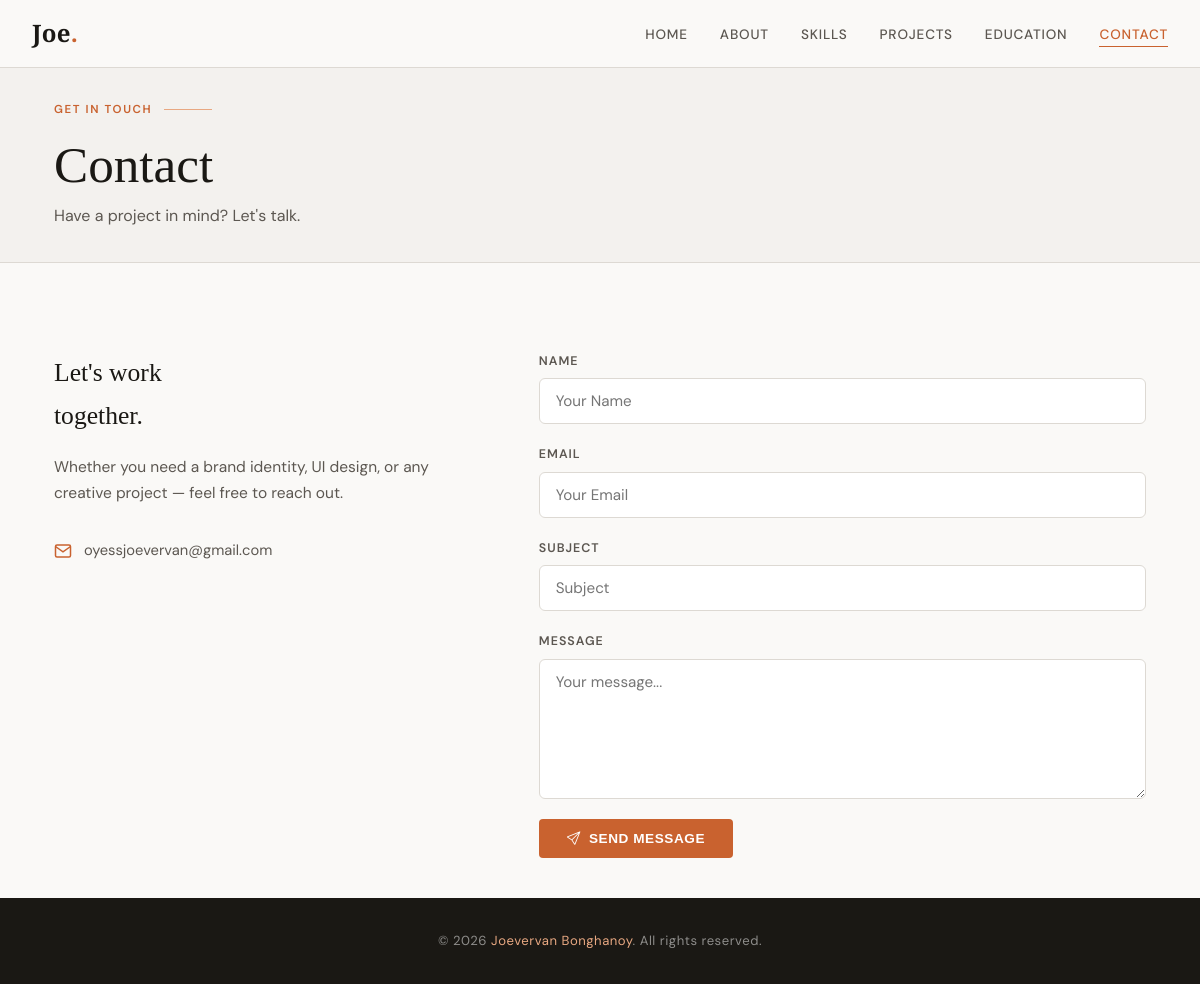
Page /contact/ on the committed database.
### portfolio/models.py (models this page shows, shortened)
class Profile(models.Model):
    name = models.CharField(max_length=100)
    tagline = models.CharField(max_length=200)
    about = models.TextField()
    career_goals = models.TextField()
    email = models.EmailField()
    github = models.URLField(blank=True)
    linkedin = models.URLField(blank=True)
    facebook = models.URLField(blank=True)
    behance = models.URLField(blank=True)
    instagram = models.URLField(blank=True)
    twitter = models.URLField(blank=True)
    youtube = models.URLField(blank=True)
    tiktok = models.URLField(blank=True)
    photo = models.ImageField(upload_to='profile/', blank=True, null=True)
    class Meta:
        verbose_name = 'Profile'

### portfolio/views.py (the view)
# urls.py: path('contact/',   views.contact,   name='contact'),
def contact(request):
    profile = get_profile()
    if request.method == 'POST':
        form = ContactForm(request.POST)
        if form.is_valid():
            form.save()
            messages.success(request, 'Your message has been sent successfully!')
            return redirect('contact')
        else:
            messages.error(request, 'Please correct the errors below.')
    else:
        form = ContactForm()
    return render(request, 'portfolio/contact.html', {
        'profile': profile,
        'form': form,
    })

### portfolio/forms.py
class ContactForm(forms.ModelForm):
    class Meta:
        model = ContactMessage
        fields = ['name', 'email', 'subject', 'message']
        widgets = {
            'name':    forms.TextInput(attrs={'class': 'form-field', 'placeholder': 'Your Name'}),
            'email':   forms.EmailInput(attrs={'class': 'form-field', 'placeholder': 'Your Email'}),
            'subject': forms.TextInput(attrs={'class': 'form-field', 'placeholder': 'Subject'}),
            'message': forms.Textarea(attrs={'class': 'form-field', 'rows': 5, 'placeholder': 'Your message...'}),
        }

### portfolio/views.py (called while the page is built)
def get_profile():
    return Profile.objects.first()

### portfolio/templates/portfolio/contact.html (shortened to what this page needs)
{% extends 'portfolio/base.html' %}
{% block content %}
<section class="page-hero">
  <div class="container">
    <div class="section-label">Get in Touch</div>
    <h1 class="section-title">Contact</h1>
    <p class="section-subtitle">Have a project in mind? Let's talk.</p>
  </div>
</section>
<section class="section-pad">
  <div class="container">
    <div class="contact-grid">
      <div class="contact-info">
        <h3>Let's work<br>together.</h3>
        <p>Whether you need a brand identity, UI design, or any creative project — feel free to reach out.</p>
        {% if profile %}
          {% if profile.email %}
          <div class="contact-detail">
            <svg viewBox="0 0 24 24" fill="none" stroke="currentColor" stroke-width="2">
              <path d="M4 4h16c1.1 0 2 .9 2 2v12c0 1.1-.9 2-2 2H4c-1.1 0-2-.9-2-2V6c0-1.1.9-2 2-2z"/>
              <polyline points="22,6 12,13 2,6"/>
            </svg>
            {{ profile.email }}
          </div>
          {% endif %}
        {% endif %}
      </div>
      <div class="contact-form-wrap">
        <form method="post" class="contact-form">
          <div class="form-group">
            <label class="form-label">Name</label>
            {{ form.name }}
          </div>
          <div class="form-group">
            <label class="form-label">Email</label>
            {{ form.email }}
          </div>
          <div class="form-group">
            <label class="form-label">Subject</label>
            {{ form.subject }}
          </div>
          <div class="form-group">
            <label class="form-label">Message</label>
            {{ form.message }}
          </div>
          <button type="submit" class="btn btn-primary" style="align-self:flex-start;">
            <i class="bi bi-send"></i> Send Message
          </button>
        </form>
      </div>
    </div>
  </div>
</section>
{% endblock %}

### portfolio/templates/portfolio/base.html (shortened to what this page needs)
{% load static %}
<!DOCTYPE html>
<html lang="en">
<head>
  <link rel="stylesheet" href="{% static 'portfolio/css/style.css' %}"/>
  <link rel="stylesheet" href="https://cdnjs.cloudflare.com/ajax/libs/bootstrap-icons/1.11.3/font/bootstrap-icons.min.css"/>
</head>
<body>
<nav class="navbar">
  <a href="{% url 'home' %}" class="nav-brand">
    {% if profile %}{{ profile.name|slice:":3" }}<span>.</span>{% else %}Joe<span>.</span>{% endif %}
  </a>
  <ul class="nav-links">
    <li><a href="{% url 'home' %}">Home</a></li>
    <li><a href="{% url 'about' %}">About</a></li>
    <li><a href="{% url 'skills' %}">Skills</a></li>
    <li><a href="{% url 'projects' %}">Projects</a></li>
    <li><a href="{% url 'education' %}">Education</a></li>
    <li><a href="{% url 'contact' %}">Contact</a></li>
  </ul>
</nav>
{% block content %}{% endblock %}
<footer>
  <p>&copy; {% now "Y" %} <span>{% if profile %}{{ profile.name }}{% else %}Portfolio{% endif %}</span>. All rights reserved.</p>
</footer>
</body>
</html>

### portfolio/static/portfolio/css/style.css (style rules this page uses)
:root { --bg: #faf9f7; --bg2: #f3f1ee; --bg3: #ebe8e3; --text: #1a1814; --text2: #5c5751; --text3: #9c968f; --accent: #c9622f; --accent2: #e8a882; --border: #ddd9d3; --white: #ffffff; --shadow: 0 2px 20px rgba(26,24,20,.07); --shadow-lg: 0 8px 40px rgba(26,24,20,.12); --radius: 12px; --font-display: 'Cormorant Garamond', Georgia, serif; --font-body: 'DM Sans', sans-serif; }
*, *::before, *::after { box-sizing: border-box; margin: 0; padding: 0; }
html { scroll-behavior: smooth; }
body { font-family: var(--font-body); background: var(--bg); color: var(--text); font-size: 16px; line-height: 1.7; -webkit-font-smoothing: antialiased; }
a { text-decoration: none; color: inherit; }
.navbar { position: sticky; top: 0; z-index: 1000; background: rgba(250,249,247,.92); backdrop-filter: blur(12px); border-bottom: 1px solid var(--border); padding: 0 2rem; height: 68px; display: flex; align-items: center; justify-content: space-between; }
.nav-brand { font-family: var(--font-display); font-size: 1.5rem; font-weight: 600; color: var(--text); letter-spacing: .01em; }
.nav-brand span { color: var(--accent); }
.nav-links { display: flex; align-items: center; gap: 2rem; list-style: none; }
.nav-links a { font-size: .85rem; font-weight: 500; letter-spacing: .06em; text-transform: uppercase; color: var(--text2); transition: color .2s; position: relative; padding-bottom: 2px; }
.nav-links a::after { content: ''; position: absolute; bottom: -2px; left: 0; width: 0; height: 1px; background: var(--accent); transition: width .25s ease; }
.nav-links a:hover, .nav-links a.active { color: var(--accent); }
.nav-links a:hover::after, .nav-links a.active::after { width: 100%; }
.page-hero .container { padding: -2rem; }
.container { max-width: 1140px; margin: 0 auto; padding: 0 1.5rem; }
.section-pad { padding: 2.5rem 0; }
.section-label { display: flex; align-items: center; gap: .75rem; font-size: .72rem; font-weight: 600; letter-spacing: .14em; text-transform: uppercase; color: var(--accent); margin-bottom: 1rem; }
.section-label::after { content: ''; flex: 1; max-width: 48px; height: 1px; background: var(--accent2); }
.section-title { font-family: var(--font-display); font-size: clamp(2.2rem, 5vw, 3.2rem); font-weight: 300; line-height: 1.15; color: var(--text); margin-bottom: 1.5rem; }
.section-subtitle { font-size: 1rem; color: var(--text2); max-width: 520px; }
.btn { display: inline-flex; align-items: center; gap: .5rem; padding: .75rem 1.75rem; border-radius: 4px; font-size: .85rem; font-weight: 600; letter-spacing: .04em; text-transform: uppercase; cursor: pointer; border: none; transition: all .25s; }
.btn-primary { background: var(--accent); color: var(--white); }
.page-hero { background: var(--bg2); border-bottom: 1px solid var(--border); padding: 2rem 0 2rem; }
.page-hero .section-title { margin-bottom: .5rem; }
.contact-grid { display: grid; grid-template-columns: 1fr 1.5fr; gap: 5rem; align-items: start; margin-top: 3rem; }
.contact-info h3 { font-family: var(--font-display); font-size: 1.6rem; font-weight: 400; margin-bottom: 1rem; }
.contact-info p { color: var(--text2); font-size: .97rem; margin-bottom: 2rem; }
.contact-detail { display: flex; align-items: center; gap: .75rem; margin-bottom: 1rem; font-size: .92rem; color: var(--text2); }
.contact-detail svg { width: 18px; height: 18px; color: var(--accent); flex-shrink: 0; }
.contact-form { display: flex; flex-direction: column; gap: 1.25rem; }
.form-group { display: flex; flex-direction: column; gap: .4rem; }
.form-label { font-size: .78rem; font-weight: 600; letter-spacing: .08em; text-transform: uppercase; color: var(--text2); }
.form-field { width: 100%; padding: .75rem 1rem; background: var(--white); border: 1.5px solid var(--border); border-radius: 6px; font-family: var(--font-body); font-size: .95rem; color: var(--text); transition: border-color .2s, box-shadow .2s; outline: none; }
textarea.form-field { resize: vertical; min-height: 140px; }
footer { background: var(--text); color: rgba(255,255,255,.5); text-align: center; padding: 2rem 1.5rem; font-size: .82rem; letter-spacing: .04em; }
footer span { color: var(--accent2); }

### rows in the picture
Profile: name "Joe", email "oyessjoevervan@gmail.com", name "Joevervan Bonghanoy"
